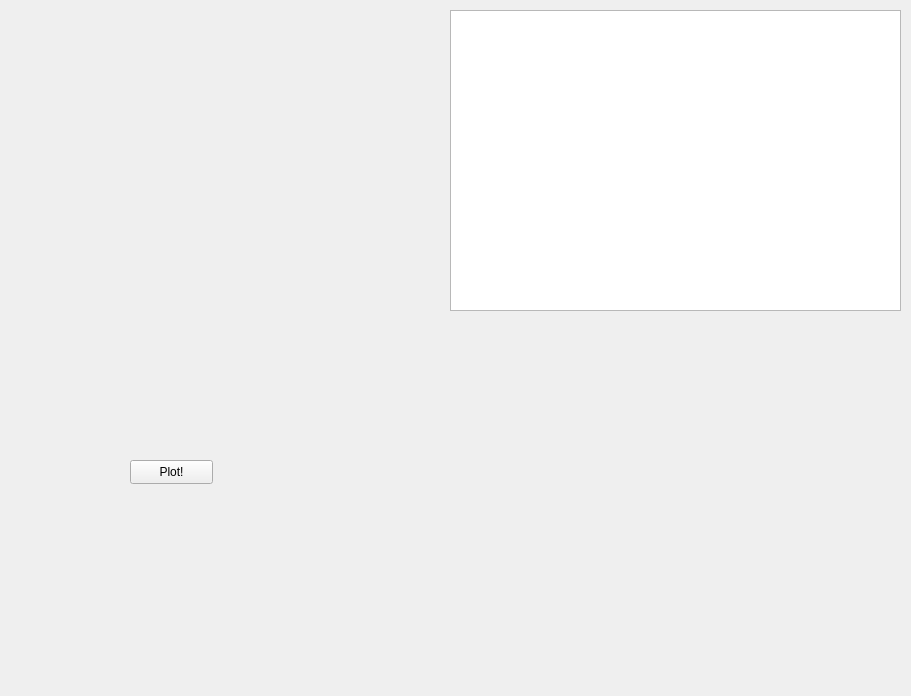
<?xml version="1.0" encoding="UTF-8"?>
<ui version="4.0">
 <class>Form</class>
 <widget class="QWidget" name="Form">
  <property name="geometry">
   <rect>
    <x>0</x>
    <y>0</y>
    <width>911</width>
    <height>696</height>
   </rect>
  </property>
  <property name="windowTitle">
   <string>Form</string>
  </property>
  <widget class="PlotWidget" name="graphicsView">
   <property name="geometry">
    <rect>
     <x>450</x>
     <y>10</y>
     <width>451</width>
     <height>301</height>
    </rect>
   </property>
  </widget>
  <widget class="QPushButton" name="pushButton">
   <property name="geometry">
    <rect>
     <x>130</x>
     <y>460</y>
     <width>83</width>
     <height>24</height>
    </rect>
   </property>
   <property name="text">
    <string>Plot!</string>
   </property>
  </widget>
 </widget>
 <customwidgets>
  <customwidget>
   <class>PlotWidget</class>
   <extends>QGraphicsView</extends>
   <header>pyqtgraph</header>
  </customwidget>
 </customwidgets>
 <resources/>
 <connections/>
</ui>
